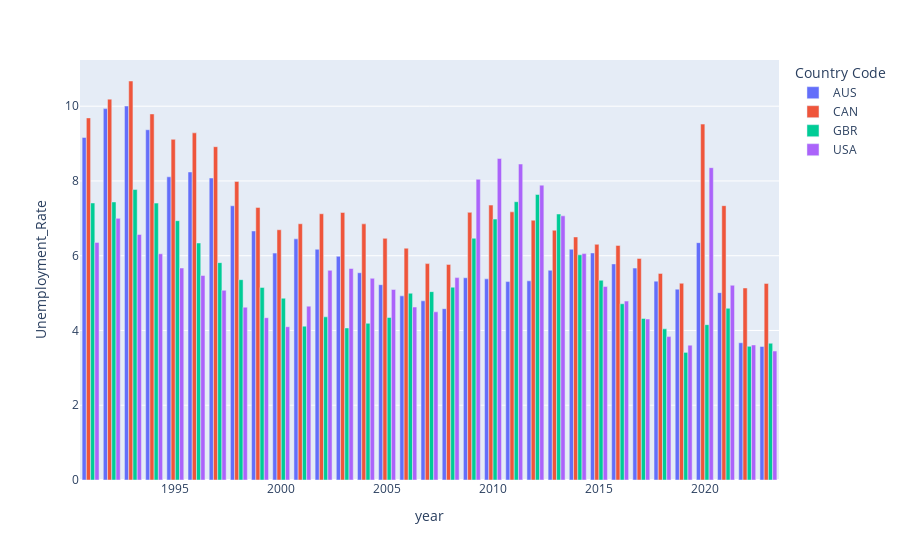

Notebook cell for this chart:
### Markdown cell above
Let us now try a barplot

### Code cell
fig = px.bar(df_uk_plus, x="year", y="Unemployment_Rate", color="Country Code", barmode="group")
fig.show()

### Figure 1 — Plotly figure (JSON) as saved in the notebook; plotly's stock layout.template omitted (floating-point values rounded to 4 significant figures)
{"data": [{"alignmentgroup": "True", "hovertemplate": "Country Code=AUS<br>year=%{x}<br>Unemployment_Rate=%{y}<extra></extra>", "legendgroup": "AUS", "marker": {"color": "#636efa", "pattern": {"shape": ""}}, "name": "AUS", "offsetgroup": "AUS", "orientation": "v", "showlegend": true, "textposition": "auto", "type": "bar", "x": [1991, 1992, 1993, 1994, 1995, 1996, 1997, 1998, 1999, 2000, 2001, 2002, 2003, 2004, 2005, 2006, 2007, 2008, 2009, 2010, 2011, 2012, 2013, 2014, 2015, 2016, 2017, 2018, 2019, 2020, 2021, 2022, 2023], "xaxis": "x", "y": [9.164, 9.935, 10.0, 9.37, 8.111, 8.24, 8.079, 7.336, 6.662, 6.07, 6.451, 6.173, 5.984, 5.544, 5.225, 4.926, 4.793, 4.583, 5.41, 5.381, 5.308, 5.328, 5.611, 6.174, 6.074, 5.781, 5.669, 5.32, 5.106, 6.349, 5.012, 3.672, 3.572], "yaxis": "y"}, {"alignmentgroup": "True", "hovertemplate": "Country Code=CAN<br>year=%{x}<br>Unemployment_Rate=%{y}<extra></extra>", "legendgroup": "CAN", "marker": {"color": "#EF553B", "pattern": {"shape": ""}}, "name": "CAN", "offsetgroup": "CAN", "orientation": "v", "showlegend": true, "textposition": "auto", "type": "bar", "x": [1991, 1992, 1993, 1994, 1995, 1996, 1997, 1998, 1999, 2000, 2001, 2002, 2003, 2004, 2005, 2006, 2007, 2008, 2009, 2010, 2011, 2012, 2013, 2014, 2015, 2016, 2017, 2018, 2019, 2020, 2021, 2022, 2023], "xaxis": "x", "y": [9.687, 10.19, 10.67, 9.793, 9.113, 9.287, 8.917, 7.986, 7.292, 6.695, 6.855, 7.123, 7.157, 6.852, 6.464, 6.201, 5.789, 5.768, 7.16, 7.354, 7.173, 6.95, 6.682, 6.502, 6.305, 6.275, 5.927, 5.527, 5.263, 9.521, 7.339, 5.137, 5.259], "yaxis": "y"}, {"alignmentgroup": "True", "hovertemplate": "Country Code=GBR<br>year=%{x}<br>Unemployment_Rate=%{y}<extra></extra>", "legendgroup": "GBR", "marker": {"color": "#00cc96", "pattern": {"shape": ""}}, "name": "GBR", "offsetgroup": "GBR", "orientation": "v", "showlegend": true, "textposition": "auto", "type": "bar", "x": [1991, 1992, 1993, 1994, 1995, 1996, 1997, 1998, 1999, 2000, 2001, 2002, 2003, 2004, 2005, 2006, 2007, 2008, 2009, 2010, 2011, 2012, 2013, 2014, 2015, 2016, 2017, 2018, 2019, 2020, 2021, 2022, 2023], "xaxis": "x", "y": [7.411, 7.439, 7.77, 7.407, 6.937, 6.34, 5.815, 5.359, 5.152, 4.863, 4.116, 4.365, 4.068, 4.192, 4.348, 4.996, 5.039, 5.158, 6.467, 6.98, 7.445, 7.638, 7.116, 6.024, 5.344, 4.715, 4.322, 4.044, 3.414, 4.156, 4.594, 3.576, 3.658], "yaxis": "y"}, {"alignmentgroup": "True", "hovertemplate": "Country Code=USA<br>year=%{x}<br>Unemployment_Rate=%{y}<extra></extra>", "legendgroup": "USA", "marker": {"color": "#ab63fa", "pattern": {"shape": ""}}, "name": "USA", "offsetgroup": "USA", "orientation": "v", "showlegend": true, "textposition": "auto", "type": "bar", "x": [1991, 1992, 1993, 1994, 1995, 1996, 1997, 1998, 1999, 2000, 2001, 2002, 2003, 2004, 2005, 2006, 2007, 2008, 2009, 2010, 2011, 2012, 2013, 2014, 2015, 2016, 2017, 2018, 2019, 2020, 2021, 2022, 2023], "xaxis": "x", "y": [6.356, 6.999, 6.568, 6.052, 5.671, 5.47, 5.075, 4.623, 4.342, 4.101, 4.651, 5.609, 5.658, 5.396, 5.097, 4.627, 4.499, 5.414, 8.046, 8.601, 8.453, 7.888, 7.067, 6.057, 5.175, 4.786, 4.307, 3.836, 3.608, 8.356, 5.21, 3.613, 3.45], "yaxis": "y"}], "layout": {"barmode": "group", "legend": {"title": {"text": "Country Code"}, "tracegroupgap": 0}, "margin": {"t": 60}, "xaxis": {"anchor": "y", "domain": [0, 1], "title": {"text": "year"}}, "yaxis": {"anchor": "x", "domain": [0, 1], "title": {"text": "Unemployment_Rate"}}}}
